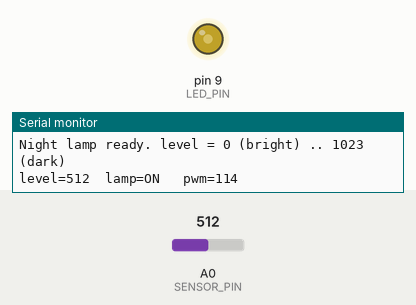
Bench run of a sketch on a simulated Arduino Uno, built with avr-gcc and run on an emulated ATmega328P. Shown: output pins drawn as LEDs (lit = HIGH), the last lines printed to the serial monitor. The inputs (shaded band) are chosen by the test bench; at power-on: A0 (SENSOR_PIN) = 512.

Above: at 1.2 s.
1.3 s: A0 (SENSOR_PIN) set to 263
At 3.4 s:
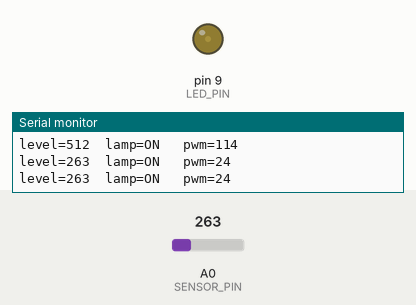
4.3 s: A0 (SENSOR_PIN) set to 242
At 4.45 s:
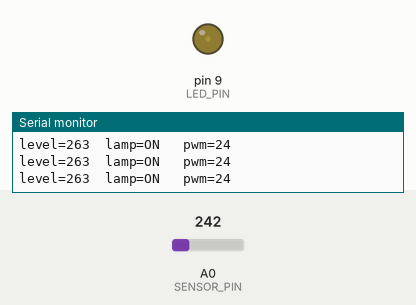
6.2 s: A0 (SENSOR_PIN) set to 292
8.1 s: A0 (SENSOR_PIN) set to 312
At 8.55 s:
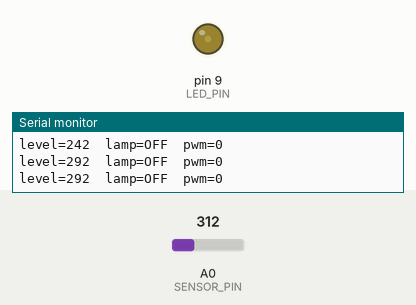
10.3 s: A0 (SENSOR_PIN) set to 716
At 11.4 s:
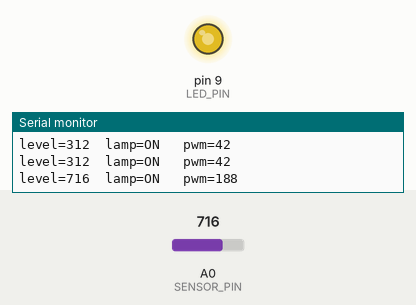
13.3 s: A0 (SENSOR_PIN) set to 900
At 14.9 s:
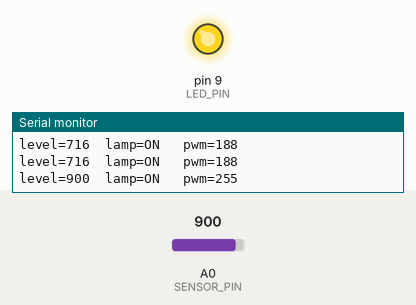
Timing chart, 0 to 16.4 s (numbered marks = the images above; inputs shaded):
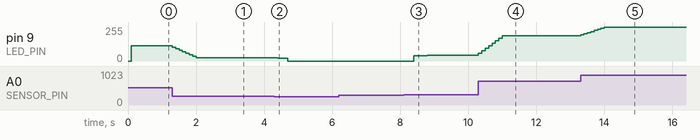

The sketch:

sketch.ino
```cpp
/*
 * Task 01 — Sensor and actuator: automatic night lamp
 *
 * Sensor  : LDR (photoresistor) voltage divider  -> A0
 * Actuator: LED + 220 ohm resistor               -> D9 (PWM)
 *
 * Every SAMPLE_INTERVAL_MS the sketch reads the light level, smooths it,
 * and sets the LED brightness: the darker the room, the brighter the LED.
 * In bright light the LED switches fully off, with hysteresis so it does
 * not flicker when the light sits right at the threshold.
 *
 * Wiring (divider): 5V -- 10k -- A0 -- LDR -- GND
 * More light -> lower LDR resistance -> lower reading on A0.
 */

const uint8_t SENSOR_PIN = A0;
const uint8_t LED_PIN    = 9;     // must be a PWM pin (3, 5, 6, 9, 10, 11 on Uno)

const unsigned long SAMPLE_INTERVAL_MS = 100;   // 10 readings per second
const unsigned long LOG_INTERVAL_MS    = 1000;  // serial log once per second

// Readings above DARK_ON turn the lamp on; it only turns off again once the
// reading falls below DARK_OFF. The gap between them is the hysteresis band.
const int DARK_ON  = 300;
const int DARK_OFF = 250;
const int FULL_DARK = 900;        // at or above this the LED is at full brightness

const uint8_t AVG_SAMPLES = 8;    // moving average over the last 0.8 s

int  samples[AVG_SAMPLES];
uint8_t sampleIndex = 0;
long sampleSum = 0;

bool lampOn = false;
uint8_t brightness = 0;

unsigned long lastSampleAt = 0;
unsigned long lastLogAt = 0;

int readSmoothed() {
  int raw = analogRead(SENSOR_PIN);
  sampleSum -= samples[sampleIndex];
  samples[sampleIndex] = raw;
  sampleSum += raw;
  sampleIndex = (sampleIndex + 1) % AVG_SAMPLES;
  return (int)(sampleSum / AVG_SAMPLES);
}

uint8_t brightnessFor(int level) {
  // Hysteresis: decide on/off first.
  if (!lampOn && level >= DARK_ON)  lampOn = true;
  if (lampOn  && level <  DARK_OFF) lampOn = false;
  if (!lampOn) return 0;

  // Scale the darkness to a PWM value. Start at a visible minimum (20)
  // rather than 0 so "on" is always noticeably on.
  int clamped = constrain(level, DARK_OFF, FULL_DARK);
  return (uint8_t)map(clamped, DARK_OFF, FULL_DARK, 20, 255);
}

void setup() {
  pinMode(LED_PIN, OUTPUT);
  Serial.begin(9600);

  // Pre-fill the averaging buffer so the first outputs are not dragged
  // towards zero.
  int first = analogRead(SENSOR_PIN);
  for (uint8_t i = 0; i < AVG_SAMPLES; i++) samples[i] = first;
  sampleSum = (long)first * AVG_SAMPLES;

  Serial.println(F("Night lamp ready. level = 0 (bright) .. 1023 (dark)"));
}

void loop() {
  unsigned long now = millis();

  // Non-blocking timing: no delay(), so the loop stays free for other work.
  if (now - lastSampleAt >= SAMPLE_INTERVAL_MS) {
    lastSampleAt = now;
    int level = readSmoothed();
    brightness = brightnessFor(level);
    analogWrite(LED_PIN, brightness);

    if (now - lastLogAt >= LOG_INTERVAL_MS) {
      lastLogAt = now;
      Serial.print(F("level="));
      Serial.print(level);
      Serial.print(F("  lamp="));
      Serial.print(lampOn ? F("ON ") : F("OFF"));
      Serial.print(F("  pwm="));
      Serial.println(brightness);
    }
  }
}
```

Measured:
- after the input at 1.3 s, pin 9 (LED_PIN): moves from 114/255 to 24/255 over 0.70 s, starting at once
- after the input at 4.3 s, pin 9 (LED_PIN): moves from 24/255 to 0/255 over 0.40 s, starting at once
- after the input at 8.1 s, pin 9 (LED_PIN): moves from 0/255 to 42/255 over 0.40 s, starting after 0.30 s
- after the input at 10.3 s, pin 9 (LED_PIN): moves from 42/255 to 188/255 over 0.70 s, starting at once
- after the input at 13.3 s, pin 9 (LED_PIN): moves from 188/255 to 255/255 over 0.70 s, starting at once
